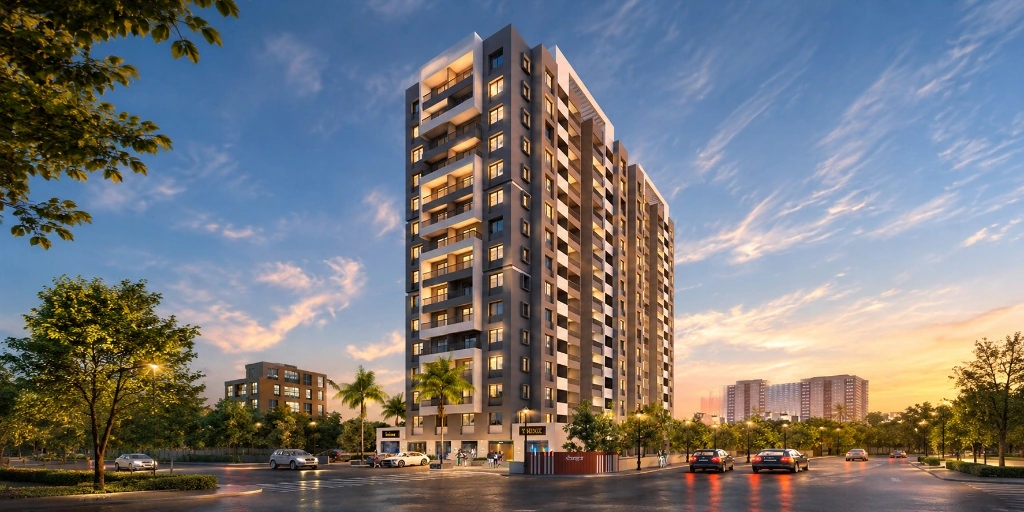
#> input picture assets/images/shreeyog/slider/shree-bramhand.webp, 1024 x 512 px, given in place of media_1795505275839_1e1a6098.jpg, which was not available
$ python generate_neelkanth_image.py
#> lines starting #> are read from the running program, lines starting #| are printed output that depends on the picture
import os
from PIL import Image

base_dir = r"d:\INTERNSHIPS\SOCIAL MEDIA MANANGMENT[SKILLNEX]\WEBSITES\Shreeyogweb"
slider_dir = os.path.join(base_dir, "public", "images", "shreeyog", "slider")

img_path = r"C:/Users/nshra/.gemini/antigravity/brain/9519c930-8a4e-4d87-8f8c-fefffd44673c/.user_uploaded/media_1795505275839_1e1a6098.jpg"
im = Image.open(img_path)
#> im is the input picture: PIL image 1024x512 RGB; mean R, G, B 119.6, 118.9, 121.3

# Trim top 2px white scanner line
im_trimmed = im.crop((0, 2, im.width, im.height))  # 877 x 530
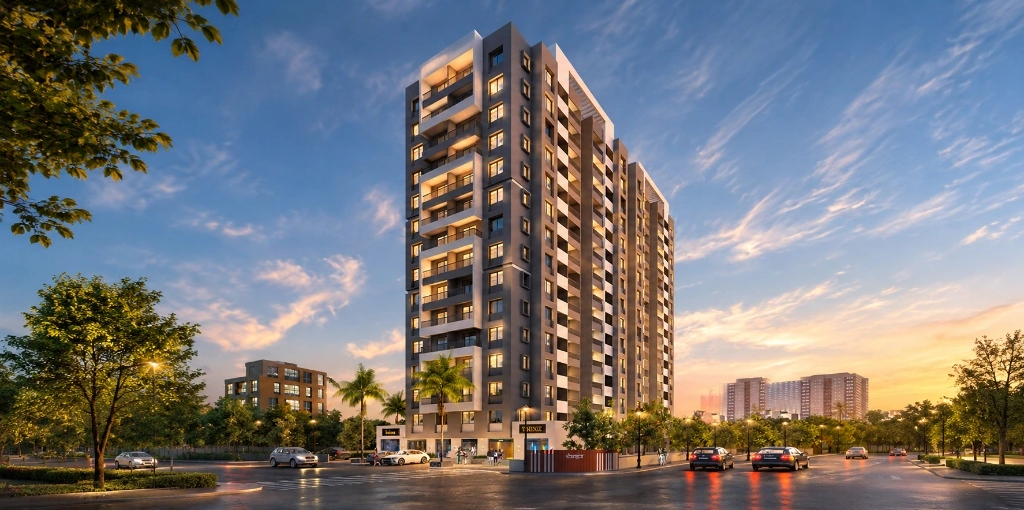
#> im_trimmed: PIL image 1024x510 RGB; mean R, G, B 119.8, 119, 121.3
h = im_trimmed.height # 530
#> h = 510
target_w = int(round(h * 1.6)) # 848
#> target_w = 816

# Horizontally center-crop 848 from 877 (29px difference)
crop_l = (im_trimmed.width - target_w) // 2 # 14
#> crop_l = 104
crop_r = crop_l + target_w # 862
#> crop_r = 920

im_16_10 = im_trimmed.crop((crop_l, 0, crop_r, h)) # 848 x 530, exact 16:10
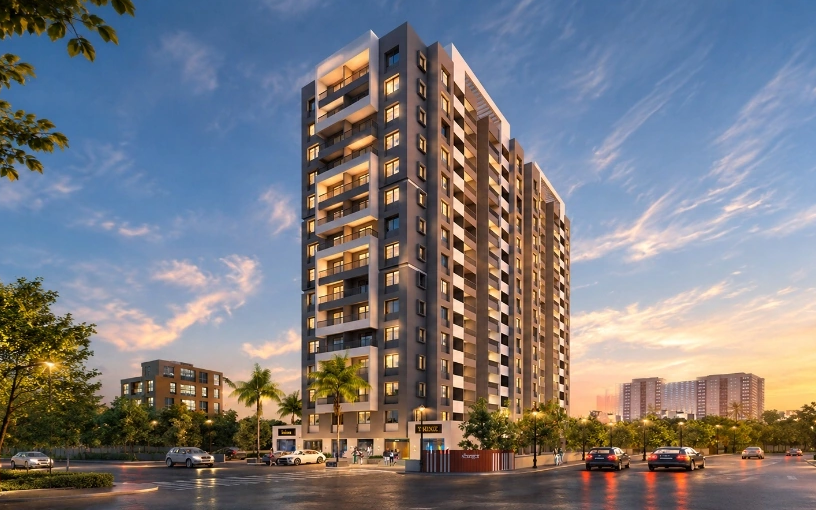
#> im_16_10: PIL image 816x510 RGB; mean R, G, B 122.8, 121.3, 125.8

# Upscale to pristine high-res 1600x1000
final_im = im_16_10.resize((1600, 1000), Image.LANCZOS)

out_webp = os.path.join(slider_dir, "shree-neelkanth.webp")
out_jpg = os.path.join(slider_dir, "shree-neelkanth.jpg")

final_im.save(out_webp, format="WEBP", quality=95)
final_im.save(out_jpg, format="JPEG", quality=95)

print(f"Generated Shree Neelkanth: {out_webp} & {out_jpg} (size={final_im.size})")
#> (printed output is left out)

$ run again, on assets/images/shreeyog/slider/shree-safalya.webp
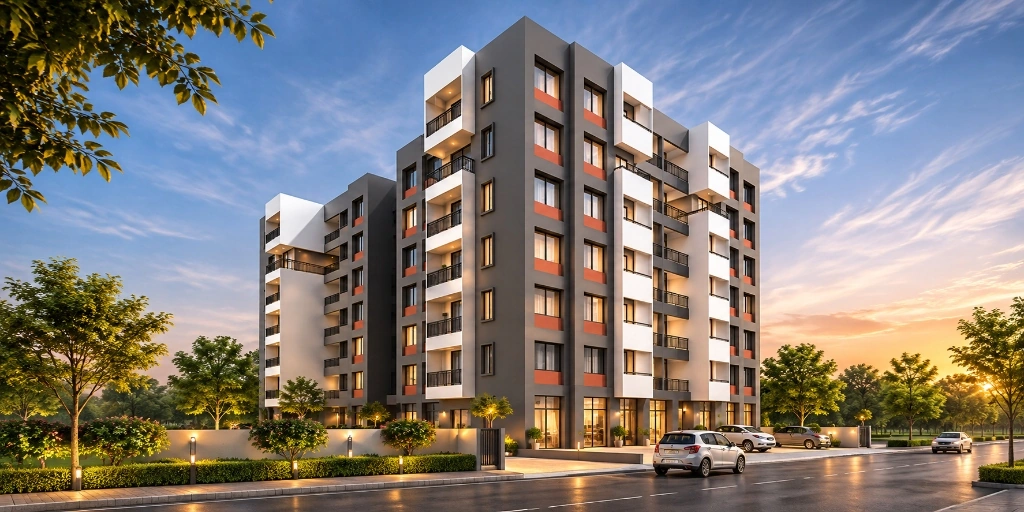
#> input picture assets/images/shreeyog/slider/shree-safalya.webp, 1024 x 512 px, given in place of media_1795505275839_1e1a6098.jpg, which was not available
#> im is the input picture: PIL image 1024x512 RGB; mean R, G, B 130.3, 125.4, 123
#> `im_trimmed = im.crop((0, 2, im.width, im.height))`:
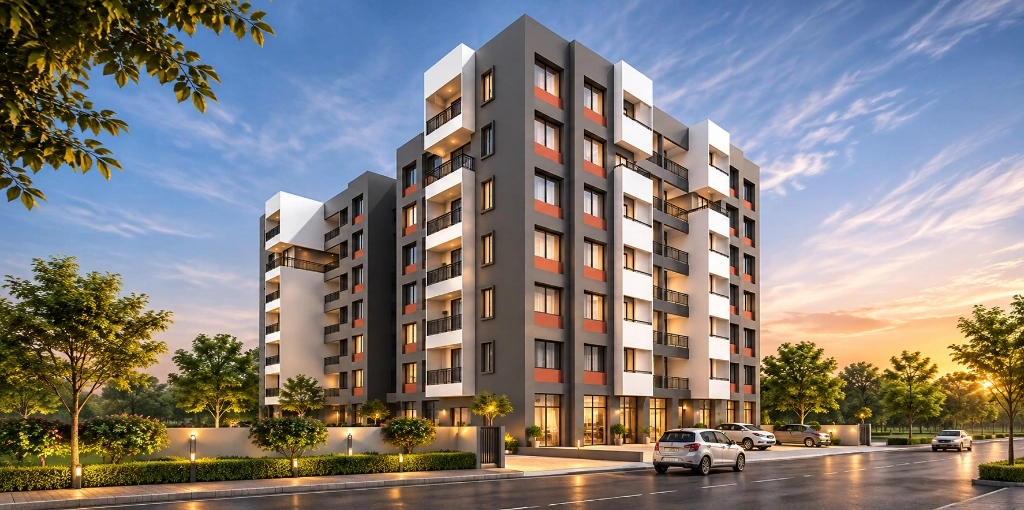
#> im_trimmed: PIL image 1024x510 RGB; mean R, G, B 130.5, 125.5, 123
#> `im_16_10 = im_trimmed.crop((crop_l, 0, crop_r, h))`:
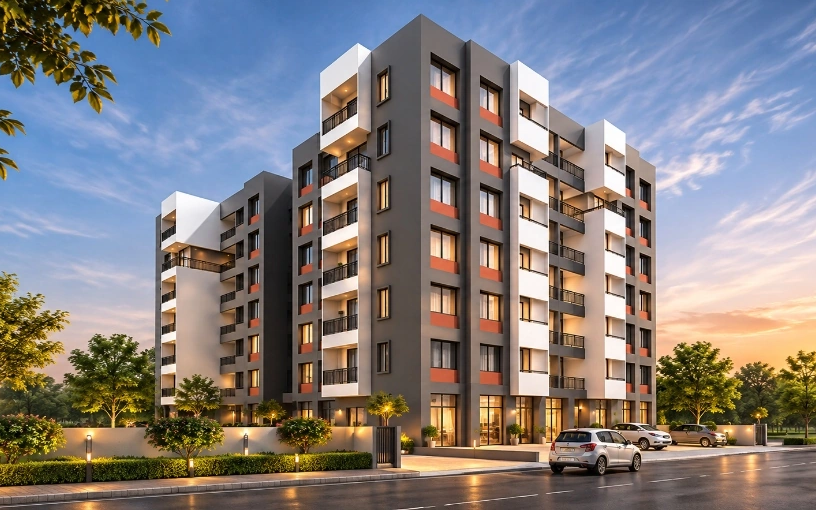
#> im_16_10: PIL image 816x510 RGB; mean R, G, B 131.6, 126.4, 126.6
#> (printed output is left out)

$ run again, on assets/images/shreeyog/slider/shree-samruddhi-park.webp
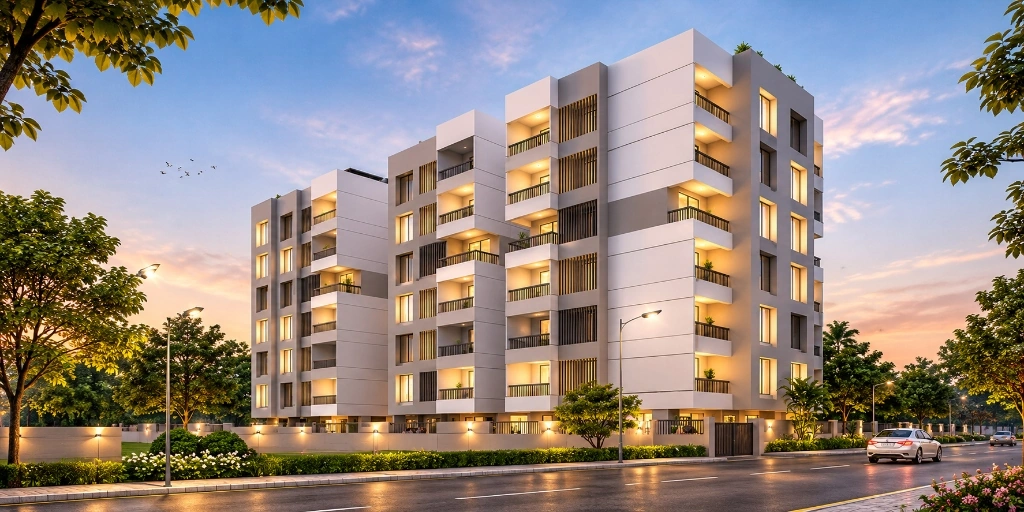
#> input picture assets/images/shreeyog/slider/shree-samruddhi-park.webp, 1024 x 512 px, given in place of media_1795505275839_1e1a6098.jpg, which was not available
#> im is the input picture: PIL image 1024x512 RGB; mean R, G, B 147, 135.6, 129.3
#> `im_trimmed = im.crop((0, 2, im.width, im.height))`:
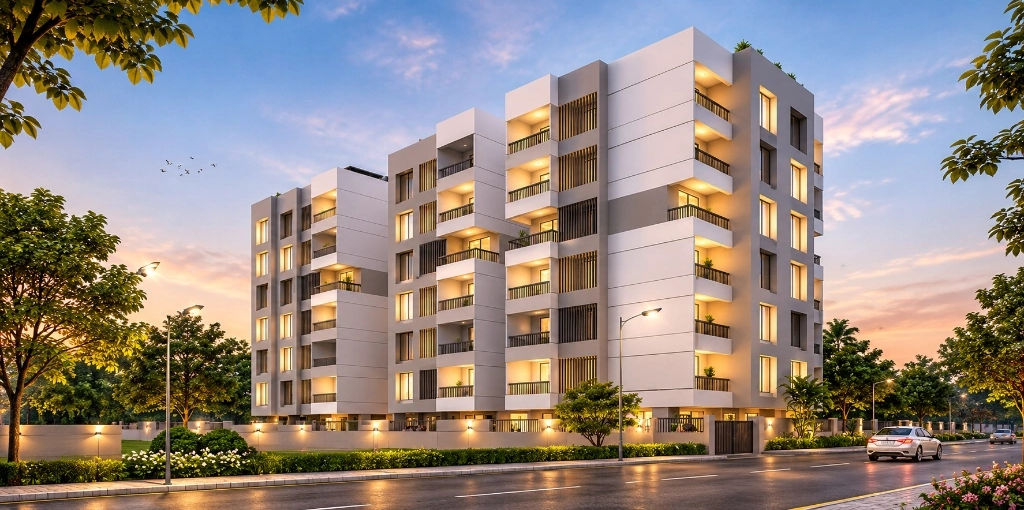
#> im_trimmed: PIL image 1024x510 RGB; mean R, G, B 147.1, 135.6, 129.2
#> `im_16_10 = im_trimmed.crop((crop_l, 0, crop_r, h))`:
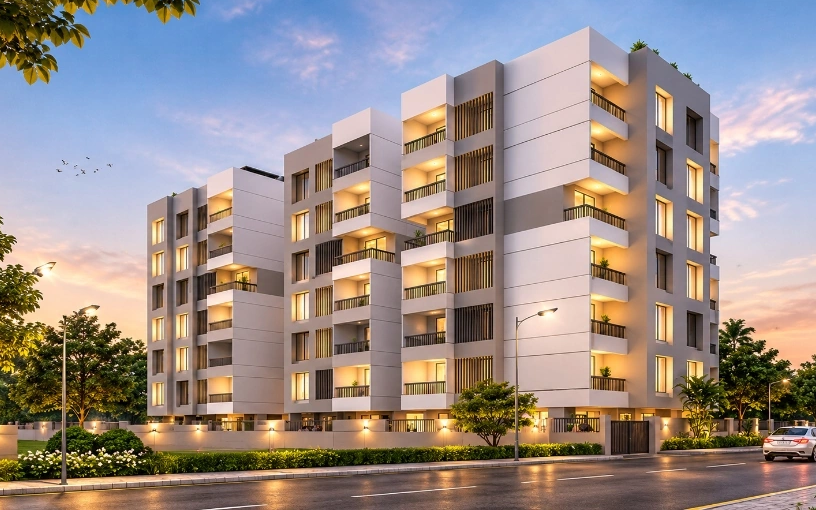
#> im_16_10: PIL image 816x510 RGB; mean R, G, B 153.7, 141.5, 137.1
#> (printed output is left out)
